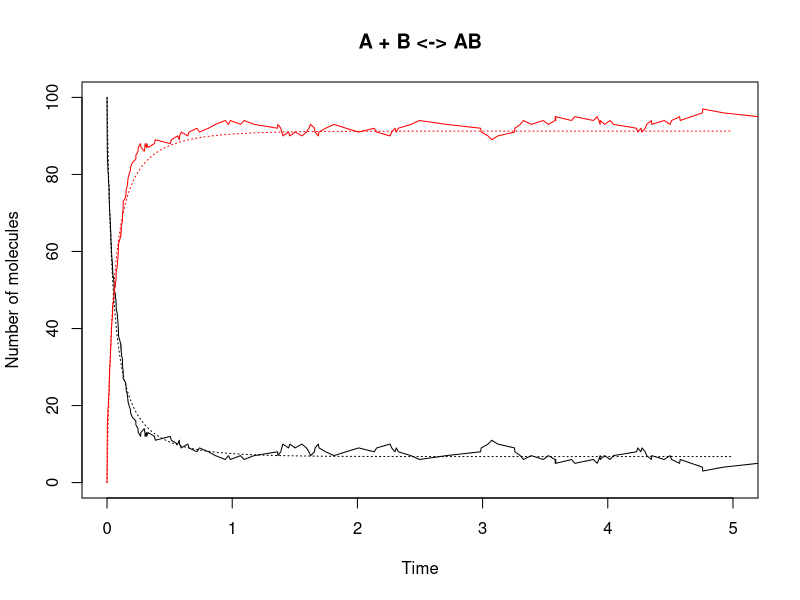

The R script that drew this image:

### Gillespie Algorithm in R

set.seed(20101019)

### Easy example: A + A <-> AA reversible 
# Forward rate: kb, Backward rate kd

n0 <- 100

kf <- 0.2
kb <- 0.1

tmax <- 5.0 #end trajectory when t > 2.0

dt <- 0.001 #Trajectory for deterministic algorithm


#Initial conditions

tvec <- c(0.0)
navec <- c(n0)
nabvec <- c(0)

t <- 0.0
na <- n0
nab <- 0

#Gillespie Algorithm (Wikipedia example)
while(t<tmax){
  r <- runif(1,0,1)
  Rf <- kf*na*na #Binding rate #use na=nb here
  Rb <- kb*nab
  RTOT <- Rf + Rb  
  
  #Reaction
  if(r<Rf/RTOT){
    na <- na - 1
    nab <- nab + 1
  } else {
    na <- na + 1
    nab <- nab - 1
  }
  #Update
  t <- t + rexp(1,rate=RTOT)
  tvec <- append(tvec,t)
  navec <- append(navec,na)
  nabvec <- append(nabvec,nab)
}

plot(tvec,navec,col="black",type="l",lty=1,xlim = c(0,tmax),ylim=c(0,n0),
     xlab="Time",ylab="Number of molecules",main="A + B <-> AB")
lines(tvec,nabvec,col="red",lty=1)
#legend("right",legend=c("A","AB"),col=c("black","red"),lty=c(1,1))

#Euler method (Deterministic tracing)

tvec <- c(0.0)
navec <- c(n0)
nabvec <- c(0)

t <- 0.0
na <- n0
nab <- 0

while(t<tmax){
  #Update
  
  na <- na + dt*(-kf*na*na + kb*nab) #Binding rate
  nab <- nab + dt*(kf*na*na -kb*nab)
  t <- t + dt
  
  #Record
  tvec <- append(tvec,t)
  navec <- append(navec,na)
  nabvec <- append(nabvec,nab)
}
lines(tvec,navec,col="black",type="l",lty=3,xlim = c(0,tmax),ylim=c(0,n0),
     xlab="Time",ylab="Number of molecules",main="A + B <-> AB")
lines(tvec,nabvec,col="red",lty=3)

# Analytical trajectory
# Compare multiple dts
